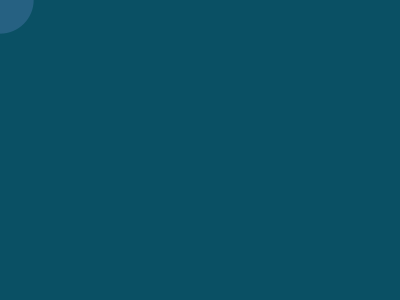
Frame 1 (no input)
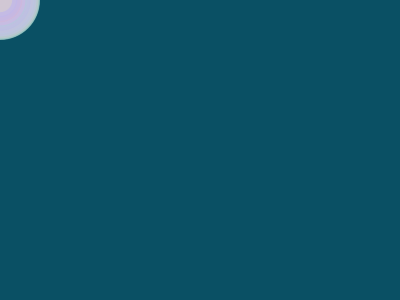
Frame 60 (the mouse pressed at the canvas centre just before this capture)
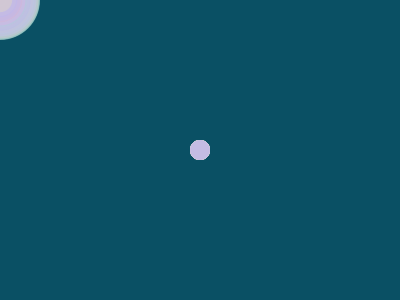
Frame 120 (the mouse held since frame 60 and released just before this capture)

The Processing sketch that drew these frames (run headless with seeded random() and noise(); from frame 60 on, the mouse is pressed at the canvas centre):

// Processing sketch: processing_160587
// ── processing_160587.pde

int counter;

void setup() {  //setup function called initially, only once
  size(400, 300);
  background(10,80,100);  //set background white
  colorMode(HSB);   //set colors to Hue, Saturation, Brightness mode
  counter = 0;
}

void draw() {  //draw function loops 
  counter++;
  noStroke();
  fill(random(255),100,255,50);
  
  if(mousePressed == true) { //add some interaction
    ellipse(mouseX, mouseY, 20, 20);
  }
  else {
    ellipse(mouseX, mouseY, 80*sin(counter), 80*sin(counter));
  }
}
